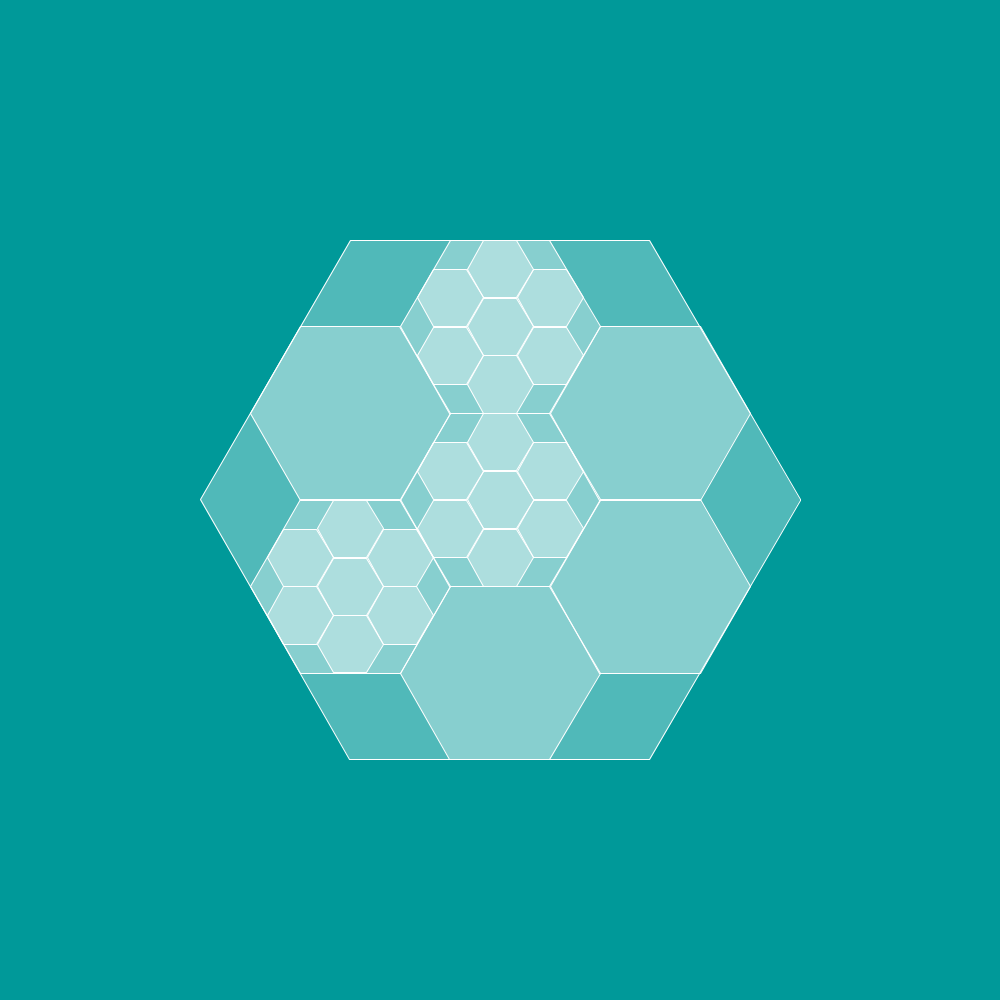
Frame 1 (no input)
Frame 60 (the mouse pressed at the canvas centre just before this capture): identical to frame 1, image omitted
Frame 120 (the mouse held since frame 60 and released just before this capture): identical to frame 1, image omitted

The Processing sketch that drew this single still picture (run headless with seeded random() and noise(); from frame 60 on, the mouse is pressed at the canvas centre):

// Processing sketch: Hexagon9
// ── Hexagon9.pde
float theta;
void setup(){
    size(1000,1000);
    background(0,153,153);

    branch(100);

}
void draw(){

}


void polygon(float x, float y, float radius) {
  float angle = TWO_PI / 6;
  
  beginShape();

  for (float a = 0; a < TWO_PI; a += angle) {

    float sx = x + cos(a) * radius;
    float sy = y + sin(a) * radius;
    vertex(sx, sy);
  }
  endShape(CLOSE);
}

void branch(float len){
 
  translate(width/2,height/2);
  //rotate(PI/2);
 fill(255,255,255,80);
stroke(255);
 polygon(0,0,300);
   polygon(-150,86.6,100);
  polygon(-150,-86.6,100);
  polygon(0,0,100);
  polygon(0,173.2,100);
  polygon(0,-173.2,100);
  polygon(150,86.6,100);
  polygon(150,-86.6,100);
  
  

   polygon(-150/3,86.6/3,100/3);
  polygon(-150/3,-86.6/3,100/3);
  polygon(0,0,100/3);
  polygon(0,173.2/3,100/3);
  polygon(0,-173.2/3,100/3);
  polygon(150/3,86.6/3,100/3);
  polygon(150/3,-86.6/3,100/3);
  
    polygon(-150/3 ,86.6/3-173.2 ,100/3);
  polygon(-150/3 ,-86.6/3-173.2 ,100/3);
  polygon(0,0-173.2,100/3);
  polygon(0,173.2/3-173.2 ,100/3);
  polygon(0,-173.2/3-173.2 ,100/3);
  polygon(150/3 ,86.6/3-173.2 ,100/3);
  polygon(150/3 ,-86.6/3-173.2 ,100/3);
  
     polygon(-150/3-150,86.6/3+86.6,100/3);
  polygon(-150/3-150,-86.6/3+86.6,100/3);
  
  polygon(-150,+86.6,100/3);
  
  polygon(0-150,173.2/3+86.6,100/3);
  polygon(0-150,-173.2/3+86.6,100/3);
  polygon(150/3-150,86.6/3+86.6,100/3);
  polygon(150/3-150,-86.6/3+86.6,100/3);

}
